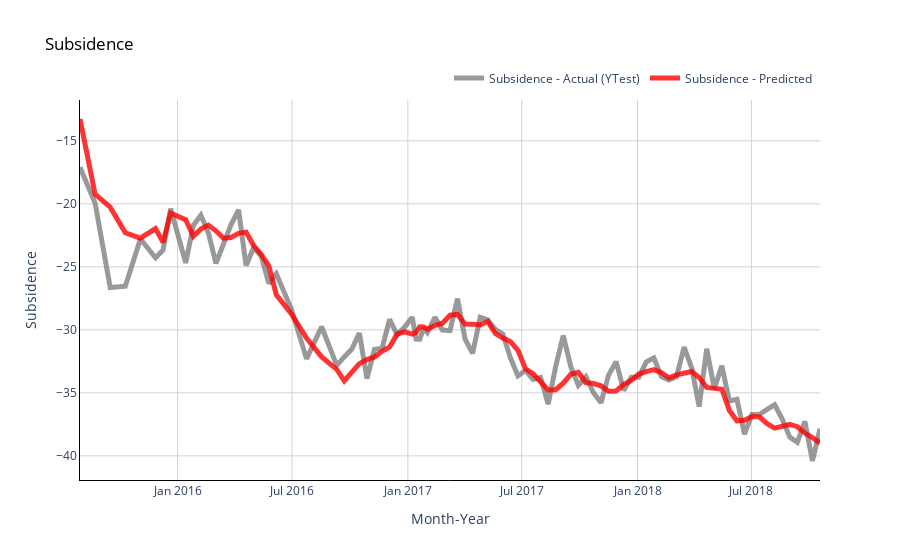

Notebook source saved alongside this figure:
### Code cell
# Plot (actual and predicted) for test (out of time) data
fig = go.Figure()

# #Trace for actual val
# fig.add_trace(go.Scatter(x=np.array(test.columns),
#                          y=np.array(test.values).flatten(),
#                          mode='lines',
#                          name='Subsidence - Actual (Test)',
#                          opacity=0.8,
#                          line=dict(color='black', width=1)
#                         ))
# fig.add_trace(go.Scatter(x=np.array(test.columns),
#                          y=e,
#                          mode='lines',
#                          name='Subsidence - Actual (YTrain)',
#                          opacity=0.8,
#                          line=dict(color='pink', width=1)
#                         ))

fig.add_trace(go.Scatter(x=np.array(test.columns[10:]),
                         y=c,
                         mode='lines',
                         name='Subsidence - Actual (YTest)',
                         opacity=0.8,
                         line=dict(color='grey', width=5)
                        ))


# Trace for predicted 
fig.add_trace(go.Scatter(x=np.array(test.columns[10:]),
                         y=z,
                         mode='lines',
                         name='Subsidence - Predicted ',
                         opacity=0.8,
                         line=dict(color='red', width=5)
                        ))

# Change chart background color
fig.update_layout(dict(plot_bgcolor = 'white'))

# Update axes lines
fig.update_xaxes(showgrid=True, gridwidth=1, gridcolor='lightgrey', 
                 zeroline=True, zerolinewidth=1, zerolinecolor='lightgrey', 
                 showline=True, linewidth=1, linecolor='black',
                 title='Month-Year'
                )

fig.update_yaxes(showgrid=True, gridwidth=1, gridcolor='lightgrey', 
                 zeroline=True, zerolinewidth=1, zerolinecolor='lightgrey', 
                 showline=True, linewidth=1, linecolor='black',
                 title='Subsidence'
                )

# Set figure title
fig.update_layout(title=dict(text="Subsidence", font=dict(color='black')),
                  legend=dict(orientation="h", yanchor="bottom", y=1.02, xanchor="right", x=1)
                 )
fig.show()
